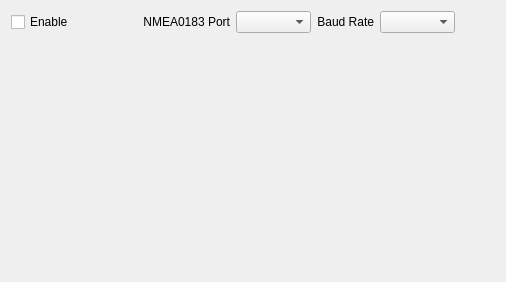
     <widget class="QWidget" name="tabNmea0183">
      <attribute name="title">
       <string>NMEA0183</string>
      </attribute>
      <layout class="QVBoxLayout" name="verticalLayout_11">
       <item>
        <layout class="QHBoxLayout" name="horizontalLayout_13">
         <item>
          <widget class="QCheckBox" name="checkBoxNmea0183Enabled">
           <property name="minimumSize">
            <size>
             <width>125</width>
             <height>0</height>
            </size>
           </property>
           <property name="toolTip">
            <string>&lt;html&gt;&lt;head/&gt;&lt;body&gt;&lt;p&gt;Enable NMEA0183 for sending and receiving sentences&lt;/p&gt;&lt;/body&gt;&lt;/html&gt;</string>
           </property>
           <property name="text">
            <string>Enable</string>
           </property>
          </widget>
         </item>
         <item>
          <widget class="QLabel" name="labelNmea0183Port">
           <property name="text">
            <string>NMEA0183 Port</string>
           </property>
           <property name="alignment">
            <set>Qt::AlignmentFlag::AlignRight|Qt::AlignmentFlag::AlignTrailing|Qt::AlignmentFlag::AlignVCenter</set>
           </property>
          </widget>
         </item>
         <item>
          <widget class="QComboBox" name="comboBoxNmea0183Port">
           <property name="minimumSize">
            <size>
             <width>75</width>
             <height>0</height>
            </size>
           </property>
           <property name="maximumSize">
            <size>
             <width>75</width>
             <height>16777215</height>
            </size>
           </property>
           <property name="toolTip">
            <string>&lt;html&gt;&lt;head/&gt;&lt;body&gt;&lt;p&gt;Select com port for port engine&lt;/p&gt;&lt;/body&gt;&lt;/html&gt;</string>
           </property>
          </widget>
         </item>
         <item>
          <widget class="QLabel" name="labelNmea0183Baud">
           <property name="text">
            <string>Baud Rate</string>
           </property>
           <property name="alignment">
            <set>Qt::AlignmentFlag::AlignRight|Qt::AlignmentFlag::AlignTrailing|Qt::AlignmentFlag::AlignVCenter</set>
           </property>
          </widget>
         </item>
         <item>
          <widget class="QComboBox" name="comboBoxNmea0183BaudRate">
           <property name="minimumSize">
            <size>
             <width>75</width>
             <height>0</height>
            </size>
           </property>
           <property name="maximumSize">
            <size>
             <width>16777215</width>
             <height>16777215</height>
            </size>
           </property>
           <property name="toolTip">
            <string>&lt;html&gt;&lt;head/&gt;&lt;body&gt;&lt;p&gt;Select com port for port engine&lt;/p&gt;&lt;/body&gt;&lt;/html&gt;</string>
           </property>
          </widget>
         </item>
         <item>
          <spacer name="horizontalSpacer_15">
           <property name="orientation">
            <enum>Qt::Orientation::Horizontal</enum>
           </property>
           <property name="sizeHint" stdset="0">
            <size>
             <width>40</width>
             <height>20</height>
            </size>
           </property>
          </spacer>
         </item>
        </layout>
       </item>
       <item>
        <spacer name="verticalSpacer_7">
         <property name="orientation">
          <enum>Qt::Orientation::Vertical</enum>
         </property>
         <property name="sizeHint" stdset="0">
          <size>
           <width>20</width>
           <height>238</height>
          </size>
         </property>
        </spacer>
       </item>
      </layout>
     </widget>
